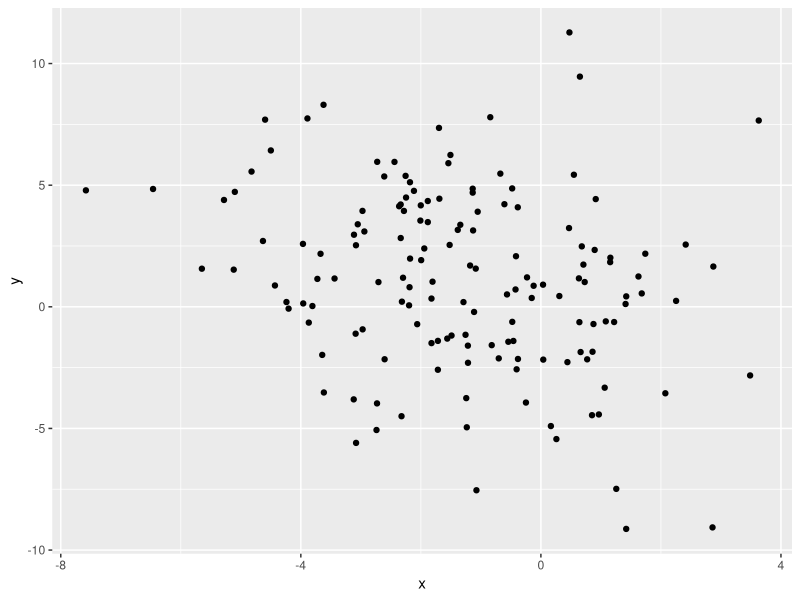
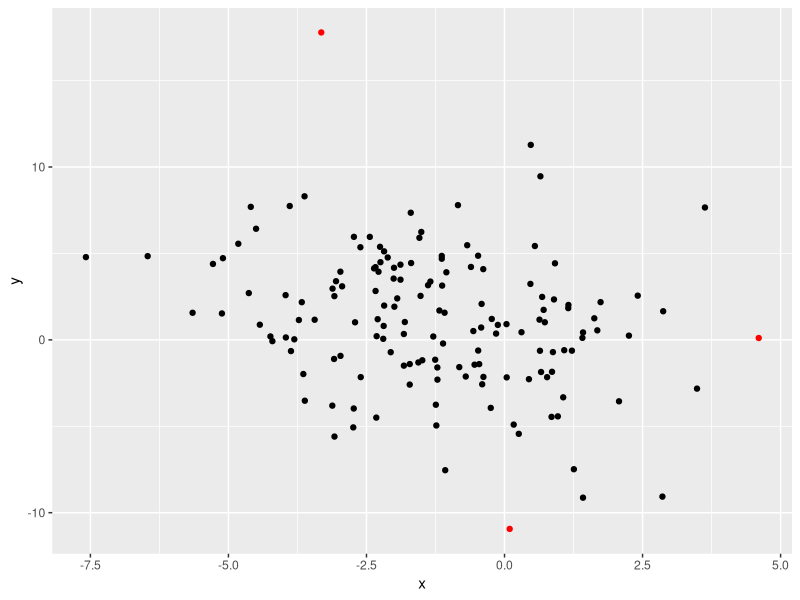
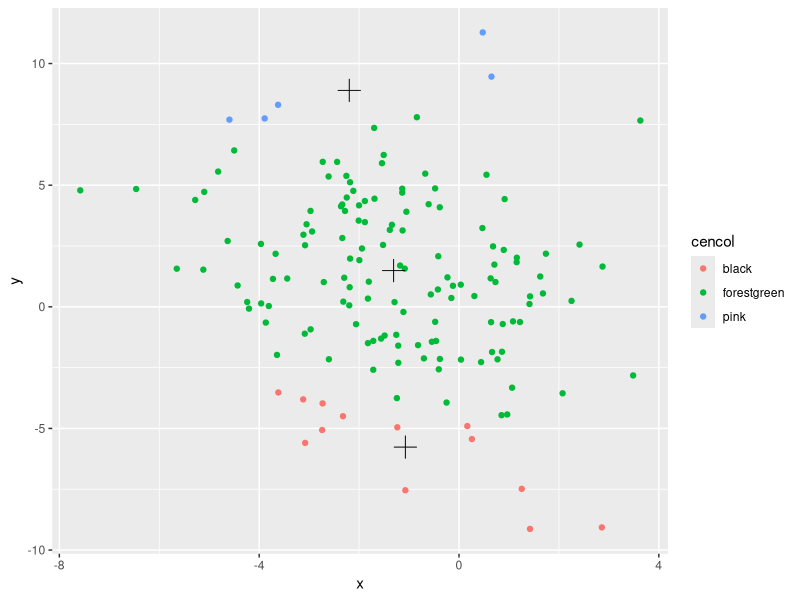
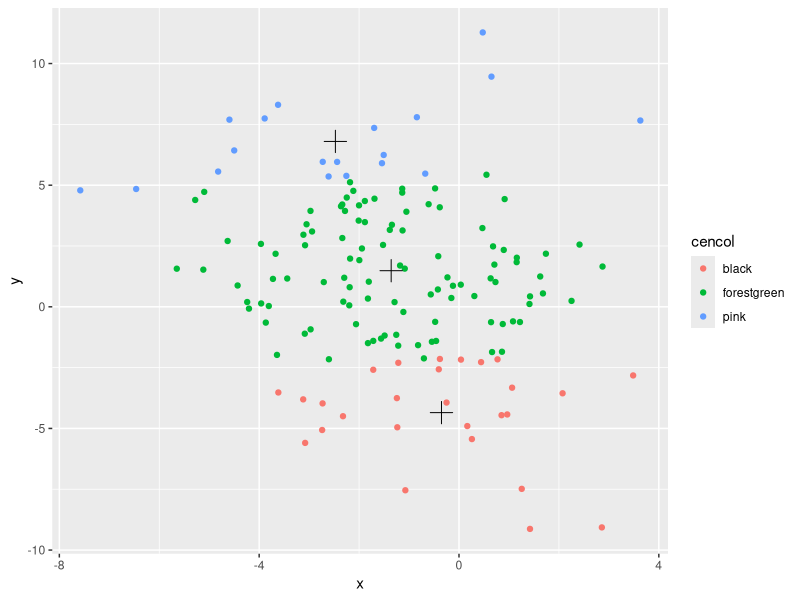
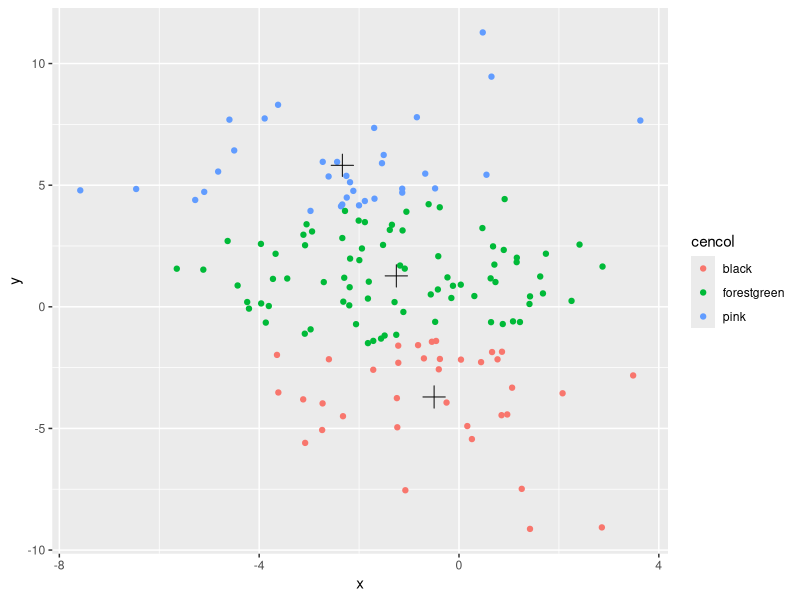
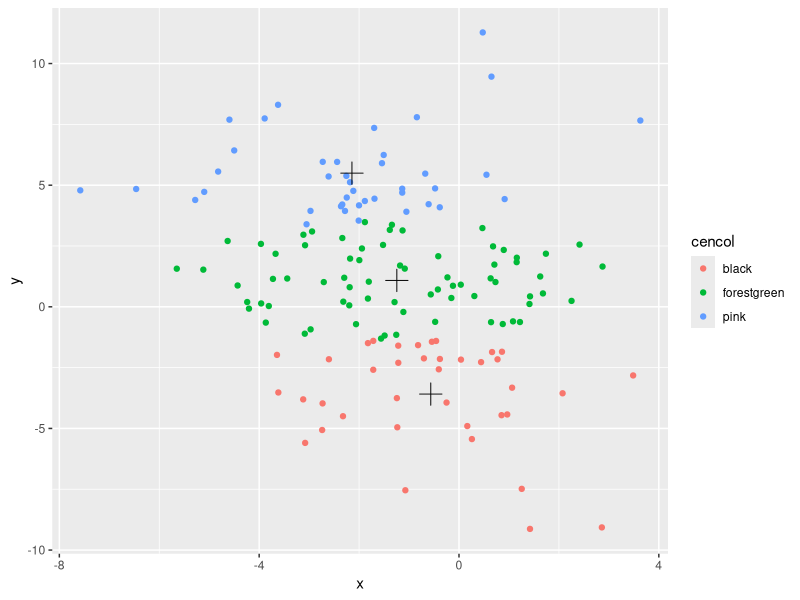
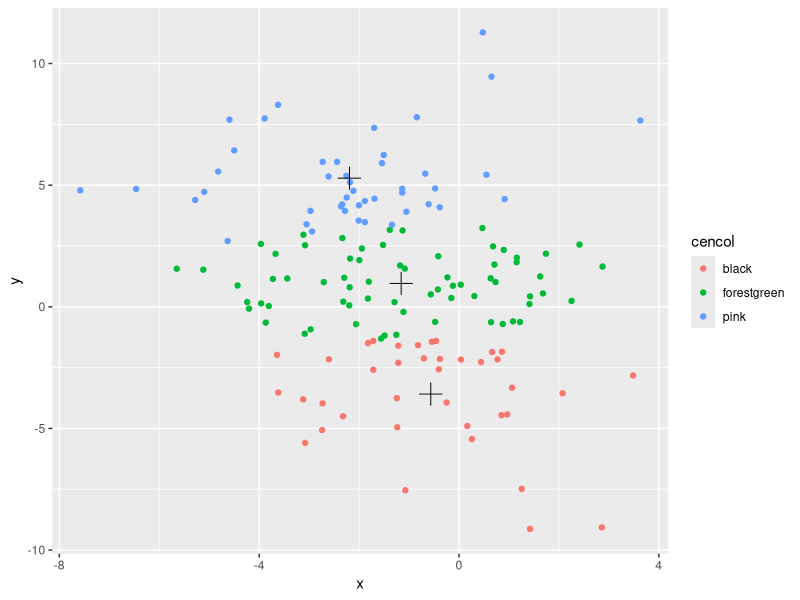
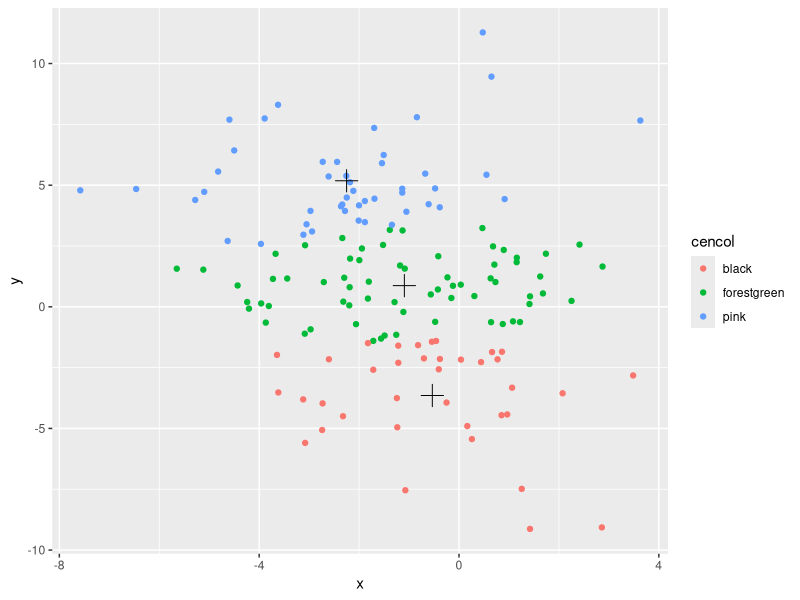

Reproduce these figures in R, in order.
# k-means algorithm
library(tidyverse)
library(ggplot2)
# random points

x1 <- rnorm(50, -1, 2)
x1 <- c(x1,rnorm(50, -3, 2))
x1 <- c(x1,rnorm(50, 0, 2))
y1 <- rnorm(50, 0, 2)
y1 <- c(y1,rnorm(50, 4, 2))
y1 <- c(y1,rnorm(50, -2, 5))
xy <- data.frame('x'=x1, 'y'=y1, 'centroid'=0)
ggplot(xy, aes(x=x, y=y))+geom_point()
xc <- rnorm(3)*max(x1)
yc <- rnorm(3)*max(y1)
xyc <- data.frame(xc,yc);xyc
ggplot(xy, aes(x=x, y=y))+geom_point()+geom_point(data=xyc, aes(x=xc,y=yc), color="red")

# make distance function
dist <- function(a,b){
  d <- sqrt((a[,1]-b[,1])^2 + (a[,2]-b[,2])^2)
  return (d)
}

# make progress by mean

for (k in 1:10){
  for (i in 1:nrow(xy)){
    distanc <- Inf
    closest <- 2
    for (j in 1:nrow(xyc)){
      fordist <- dist(xy[i,],xyc[j,])
      if (fordist < distanc){
        distanc <- fordist
        closest <- j
      }
    }
    xy[i,'centroid'] <- closest
  }
  cencol <- ifelse(xy[,'centroid']==1, "black", ifelse(xy[,'centroid']==2, "pink", "forestgreen"))
  mean_step <- xy %>% group_by(centroid) %>% summarise_all(mean)
  xyc <- as.data.frame(mean_step[-1])
  colnames(xyc) <- c('xc','yc')
  print(xyc)
  print(ggplot(xy, aes(x=x, y=y, color=cencol))+geom_point()+
          geom_point(data=xyc, aes(x=xc,y=yc), color="black", size = 5, shape = 3))
  Sys.sleep(3)
}
